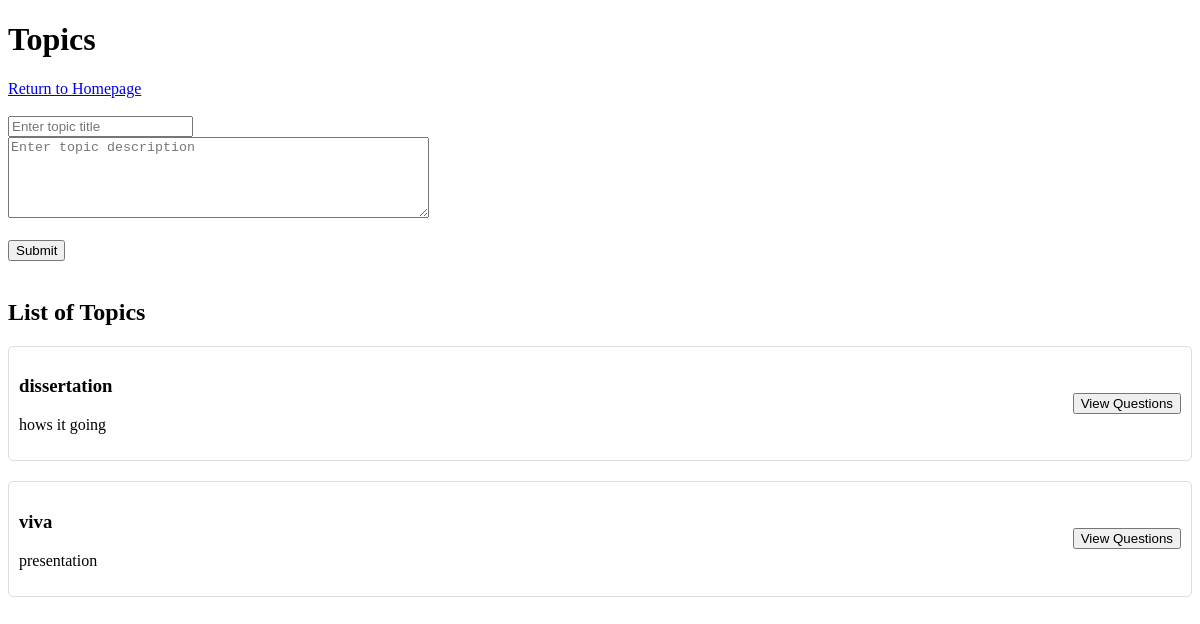
Screenshot of /topics (signed in) with the database file from the repository.
### app/models.py (models this page shows)
class Topic(db.Model):
    id = db.Column(db.Integer, primary_key=True)
    title = db.Column(db.String(100), nullable=False)
    description = db.Column(db.Text, nullable=True)
    questions = db.relationship('Question', back_populates='topic')

### app/routes.py (the view, shortened to what this page needs)
@app.route('/topics', methods=['GET', 'POST'])
def list_topics():
    topics = Topic.query.all()
    is_teacher = 'user_id' in session and session.get('role') == 'teacher'
    return render_template('topics.html', topics=topics, is_teacher=is_teacher)

### app/routes.py (called while the page is built)
@login_manager.user_loader
def load_user(user_id):
    return User.query.get(int(user_id))

### app/templates/topics.html (shortened to what this page needs)
<!DOCTYPE html>
<html lang="en">
<head>
</head>
<body>
    <h1>Topics</h1>
    <a href="{{ url_for('home') }}">Return to Homepage</a>
    <br><br>
    {% if is_teacher %}
    <form method="post">
        <div>
            <input type="text" name="title" placeholder="Enter topic title" required>
        </div>
        <div>
            <textarea name="description" rows="5" cols="50" placeholder="Enter topic description"></textarea>
        </div>
        <br>
        <button type="submit">Submit</button>
    </form>
    <br>
    {% endif %}
    <div id="topics">
        {% if topics %}
            <h2>List of Topics</h2>
            {% for topic in topics %}
                <div class="topic-container">
                    <div class="topic-details">
                        <div class="topic-title"><h3>{{ topic.title }}</h3></div>
                        <div class="topic-description"><p>{{ topic.description }}</p></div>
                    </div>
                    <div class="topic-button">
                        <a href="{{ url_for('topic_questions', topic_id=topic.id) }}">
                            <button>View Questions</button>
                        </a>
                    </div>
                </div>
            {% endfor %}
        {% else %}
            <p>No topics available.</p>
        {% endif %}
    </div>
</body>
</html>

### app/templates/topics.html (style rules this page uses)
.topic-container { display: flex; justify-content: space-between; align-items: center; margin-bottom: 20px; padding: 10px; border: 1px solid #ddd; border-radius: 5px; }
.topic-details { flex: 1; }
.topic-title { font-weight: bold; }
.topic-button { margin-left: 20px; }

### rows the page displays
Topic: title "dissertation", description "hows it going"
Topic: title "viva", description "presentation"
